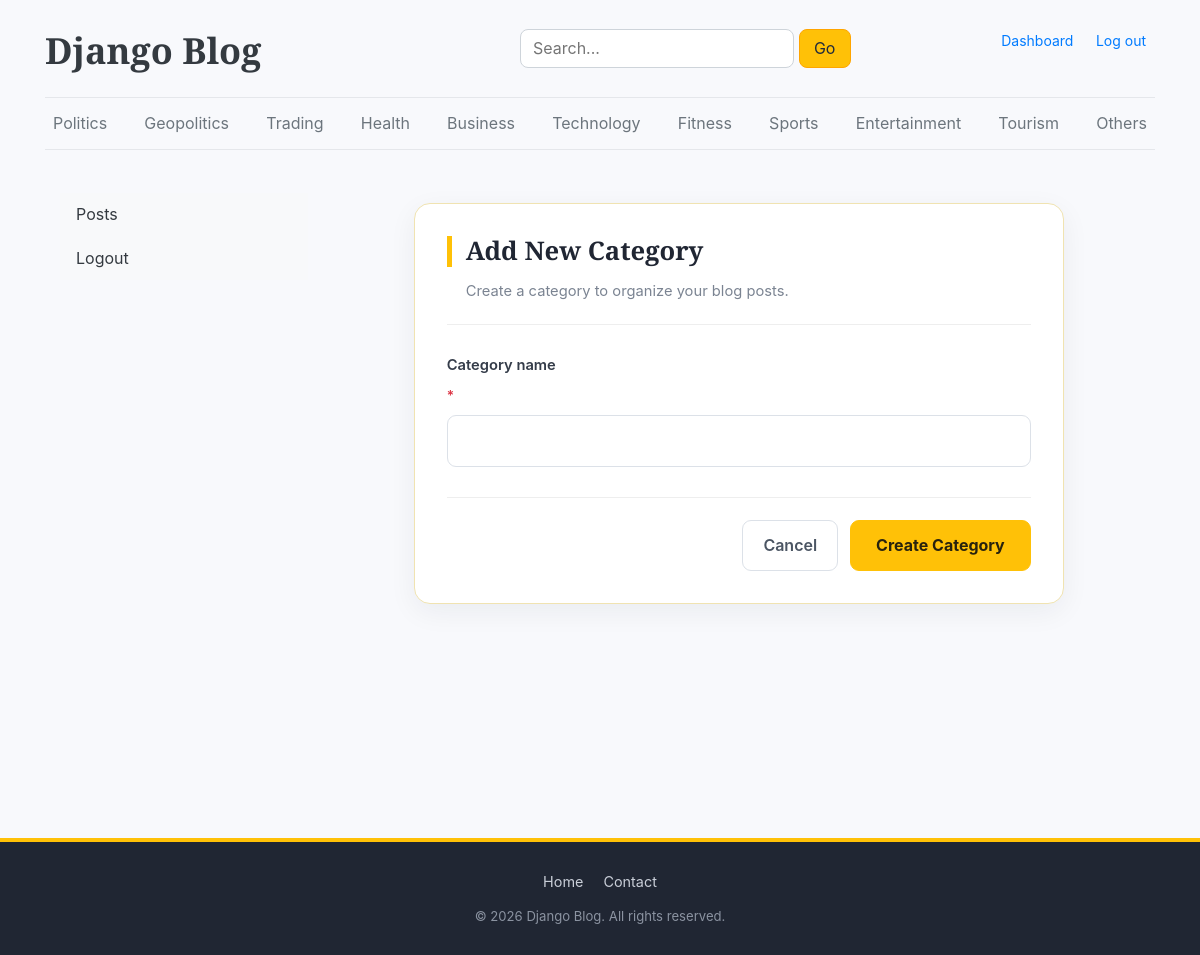
The page /dashboard/categories/add_category (signed in) on the database its author committed.
### blogs/models.py (models this page shows)
class Category(models.Model):
    category_name=models.CharField(max_length=50,unique=True)
    created_at=models.DateField(auto_now_add=True)
    updated_at=models.DateField(auto_now=True)
    class Meta:
        verbose_name_plural='categories'
    def __str__(self):
        return self.category_name

### dashboard/views.py (the view)
# urls.py: path('categories/add_category',views.add_category,name='add_category'),
@login_required(login_url='login')
def add_category(request):
    form=CategoryForm()
    if(request.method=="POST"):
        form=CategoryForm(request.POST)
        if form.is_valid():
            form.save()
            return redirect('categories')
    context={'form':form}
    return render(request,'dashboards/add_category.html',context)

### dashboard/forms.py
class CategoryForm(forms.ModelForm):
    class  Meta:
        model=Category
        fields='__all__'

### blogs/context_processors.py (called while the page is built)
def categories_dict(request):
    categories=Category.objects.all()
    return dict(categories=categories)

def search_item(request):
    keyword=request.GET.get('keyword','')
    if keyword:
        blog=Blog.objects.filter(
        Q(title__icontains=keyword) |
        Q(short_description__icontains=keyword)|
        Q(blog_body__icontains=keyword )|
        Q(created_at__icontains=keyword )|
        Q(updated_at__icontains=keyword ),
        status='Published')
    else:
        blog = Blog.objects.filter(status='Published')
    return dict(search_blog=blog,keyword=keyword)

### templates/dashboards/add_category.html (shortened to what this page needs)
{% extends 'base.html' %}
{% block content %}
<div class="container-fluid category-page">
  <div class="row g-4">
    {% include 'dashboards/sidebar.html' %}
    <div class="col-md-9">
      <div class="category-box">
        <div class="category-header">
          <h2>Add New Category</h2>
          <p>Create a category to organize your blog posts.</p>
        </div>
        <form action="{% url 'add_category' %}"
              method="POST"
              class="category-form">
          {% for field in form %}
            <div class="mb-3">
              <label for="{{ field.id_for_label }}">
                {{ field.label }}
                {% if field.field.required %}
                  <span class="text-danger">*</span>
                {% endif %}
              </label>
              {{ field }}
            </div>
          {% endfor %}
          <div class="category-actions">
            <a href="{% url 'categories' %}"
               class="category-cancel">
              Cancel
            </a>
            <button type="submit" class="category-submit">
              Create Category
            </button>
          </div>
        </form>
      </div>
    </div>
  </div>
</div>
{% endblock %}

### templates/base.html (shortened to what this page needs)
{% load static %}
<!doctype html>
<html lang="en">
  <head>
    <link
      href="https://getbootstrap.com/docs/4.0/dist/css/bootstrap.min.css"
      rel="stylesheet"
    />
    <link
      rel="stylesheet"
      href="https://cdnjs.cloudflare.com/ajax/libs/font-awesome/6.5.1/css/all.min.css"
    />
    <link href="{% static 'css/blog_home.css' %}" rel="stylesheet" />
  </head>
  <body>
    <div class="container">
      <header class="blog-header py-3">
        <div class="row d-flex justify-content-between align-items-center">
          <div class="col-5 pt-1">
            <a class="blog-header-logo text-dark mb-2" href="/">
              Django Blog
            </a>
          </div>
          <div
            class="col-md-4 d-flex md-justify-content-center md-align-items-center"
          >
            <form action="{% url 'search' %}" method="get" class="search-form">
              <input
                type="text"
                name="keyword"
                placeholder="Search..."
                value="{{keyword}}"
                class="search-input"
              />
              <button type="submit" class="search-btn bg-warning">Go</button>
            </form>
          </div>
          {%if not user.is_authenticated%}
          <div
            class="col-md-3 d-flex md-d-flex md-justify-content-end justify-content-end align-items-center"
          >
            <a
              class="btn btn-sm btn-outline-secondary"
              href="{%url 'register' %}"
            >
              Register
            </a>
            &nbsp;
            <a class="btn btn-sm btn-warning" href="{%url 'login' %}">
              Login
            </a>
          </div>
          {%else%}
          <div
            class="col-md-3 d-flex md-d-flex md-justify-content-end justify-content-end align-items-center"
          >
            <p class="font-family:sans-serif">
              <a class="btn btn-sm btn-cool" href="{%url 'dashboard' %}"
                >Dashboard
              </a>
              <a class="btn btn-sm btn-cool" href="{%url 'logout' %}">
                Log out
              </a>
            </p>
          </div>
          {%endif%}
        </div>
      </header>
      <div class="nav-scroller py-1 mb-2">
        <nav class="nav d-flex justify-content-between">
          {% for category in categories %}
          <a class="p-2 text-muted" href="{% url 'category' category.id %}">
            {{ category }}
          </a>
          {% endfor %}
        </nav>
      </div>
      {% block content %} {% endblock %}
    </div>
    <footer class="blog-footer">
      <div class="container footer-inner">
        <nav class="footer-links">
          <a href="{% url 'home' %}">Home</a>
          <a href="https://www.linkedin.com/in/ranjit-kumar-a-3a7785335/" target="_blank">Contact</a>
        </nav>
        <p class="footer-copy">&copy; 2026 Django Blog. All rights reserved.</p>
      </div>
    </footer>
  </body>
</html>

### static/css/blog_home.css (style rules this page uses)
:root { --color-bg: #f8f9fc; --color-text: #202b3c; --color-heading: #172337; --color-muted: #64748b; --color-meta: #727272; --color-border: #e5e7eb; --color-border-dark: #273449; --color-accent: #2563eb; --color-surface: #fff; --color-search: orange; --font-heading: "Playfair Display", Georgia, "Times New Roman", serif; --font-ui: Verdana, Geneva, Tahoma, sans-serif; --radius-sm: 0.5rem; --radius-md: 10px; --radius-lg: 12px; }
a { text-decoration: none; transition: color 0.2s ease; }
body { background-color: var(--color-bg); color: var(--color-text); line-height: 1.7; }
.container { max-width: 1140px; }
h1, h2, h3, h4, h5 { font-family: var(--font-heading); color: var(--color-heading); }
.blog-header { border-bottom: 1px solid var(--color-border); padding-bottom: 1rem; }
.blog-header a.blog-header-logo { font-family: var(--font-heading); font-size: 2.25rem; font-weight: 900; color: var(--color-heading); }
.nav-scroller { border-bottom: 1px solid var(--color-border); }
.nav a { transition: color 0.2s ease; }
.search-input { border: 1px solid #ced4da; border-radius: var(--radius-sm); padding: 0.3rem 0.75rem; outline: none; }
.search-btn { border: 1px solid var(--color-search); border-radius: var(--radius-sm); padding: 0.3rem 0.9rem; background: transparent; color: var(--color-text); transition: background-color 0.2s ease, color 0.2s ease; }
.blog-footer { padding: 2rem 0; margin-top: 40px; color: var(--color-border); text-align: center; background-color: var(--color-heading); border-top: 1px solid var(--color-border-dark); }
.blog-footer p:last-child { margin-bottom: 0; }
.blog-footer a { color: #fff; }

### templates/base.html (style rules this page uses)
.blog-footer { background: #202633; color: #c9ced8; padding: 28px 0; margin-top: 40px; border-top: 4px solid #ffc107; }
.footer-inner { display: flex; flex-direction: column; align-items: center; gap: 10px; text-align: center; }
.footer-links { display: flex; gap: 20px; }
.footer-links a { color: #c9ced8; text-decoration: none; font-size: 0.9rem; transition: color 0.2s; }
.footer-copy { margin: 0; font-size: 0.82rem; color: #8b93a1; }

### templates/dashboards/add_category.html (style rules this page uses)
.category-page { padding: 35px 15px; min-height: 80vh; }
.category-box { max-width: 650px; margin: 10px auto; padding: 32px; background: #fff; border: 1px solid #f0e3b1; border-radius: 16px; box-shadow: 0 8px 28px rgba(25, 35, 50, 0.06); }
.category-header { margin-bottom: 28px; padding-bottom: 20px; border-bottom: 1px solid #eee; }
.category-header h2 { font-size: 1.6rem; font-weight: 750; color: #202633; border-left: 5px solid #ffc107; padding-left: 14px; margin-bottom: 8px; }
.category-header p { color: #7b8492; font-size: 0.92rem; margin: 12px 0 0 19px; }
.category-form label { display: block; margin-bottom: 8px; color: #343c49; font-weight: 600; font-size: 0.92rem; }
.category-form input, .category-form select, .category-form textarea { display: block; width: 100%; padding: 12px 14px; border: 1px solid #dce1e8; border-radius: 9px; background: #fff; color: #29313d; font-size: 0.95rem; outline: none; transition: border-color 0.2s, box-shadow 0.2s; }
.category-form .mb-3 { margin-bottom: 24px !important; }
.category-actions { display: flex; justify-content: flex-end; gap: 12px; margin-top: 30px; padding-top: 22px; border-top: 1px solid #eee; }
.category-submit { padding: 11px 25px; background: #ffc107; color: #28220e; border: 1px solid #ffc107; border-radius: 9px; font-weight: 700; transition: 0.2s; }
.category-cancel { display: inline-block; padding: 11px 20px; border: 1px solid #dce1e8; border-radius: 9px; color: #4b5563; background: #fff; text-decoration: none; font-weight: 600; }
.category-form .text-danger { display: block; margin-top: 6px; font-size: 0.85rem; }

### rows shown on the page
Category: category_name "Politics"
Category: category_name "Geopolitics"
Category: category_name "Trading"
Category: category_name "Health"
Category: category_name "Business"
Category: category_name "Technology"
Category: category_name "Fitness"
Category: category_name "Sports"
Category: category_name "Entertainment"
Category: category_name "Tourism"
Category: category_name "Others"

### other values the page prints
{{ field.label }} "Category name"
